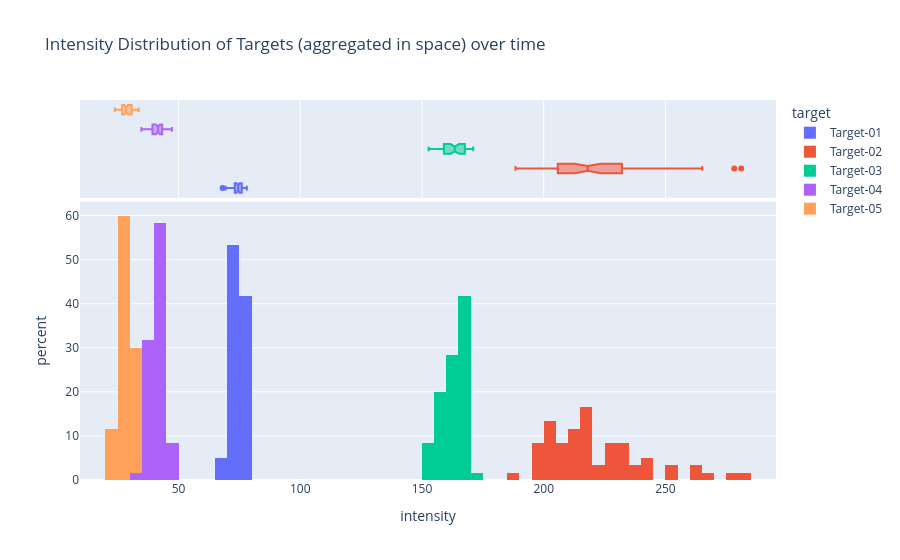

Write notebook code for a chart like this one.
### Markdown cell above
https://plotly.com/chart-studio-help/histogram/#normalizing-a-histogram

### Code cell
plot_data = subtarget_statistics.loc[:, pd.IndexSlice[:, "grey"]]
plot_data = plot_data.melt(value_name="intensity")

fig = px.histogram(
    plot_data,
    x="intensity",
    color="target",
    marginal="box",  # can be 'rug', `box`, `violin`
    hover_data=plot_data.columns,
    histfunc="count",  # can be "avg"
    nbins=100,
    histnorm="percent",  # '', 'percent', 'probability', 'density', 'probability density'
    title="Intensity Distribution of Targets (aggregated in space) over time",
    # log_y=True,
)
fig.show()

### Figure 1 — Plotly figure (JSON) as saved in the notebook; plotly's stock layout.template omitted (floating-point values rounded to 4 significant figures)
{"data": [{"bingroup": "x", "histfunc": "count", "histnorm": "percent", "hovertemplate": "target=Target-01<br>intensity=%{x}<br>percent=%{y}<extra></extra>", "legendgroup": "Target-01", "marker": {"color": "#636efa", "pattern": {"shape": ""}}, "name": "Target-01", "nbinsx": 100, "orientation": "v", "showlegend": true, "type": "histogram", "x": [73.03, 73.88, 75.99, 77.19, 77.07, 74.41, 77.3, 78.05, 75.15, 73.95, 72.94, 75.31, 76.1, 77.52, 77.13, 75.65, 76.21, 76.88, 74.48, 74.61, 74.29, 74.5, 74.07, 74.38, 77.29, 77.58, 74.96, 74.7, 75.99, 75.98, 75.43, 72.89, 74.09, 75.78, 73.84, 69.42, 72.06, 72.63, 70.67, 69.35, 70.85, 73.18, 73.58, 71.09, 70.03, 70.22, 70.84, 72.88, 73.89, 73.9, 74.54, 76.09, 75.16, 75.43, 76.23, 75.62, 73.39, 76.36, 74.3, 68.1], "xaxis": "x", "yaxis": "y"}, {"customdata": [["Target-01", "grey"], ["Target-01", "grey"], ["Target-01", "grey"], ["Target-01", "grey"], ["Target-01", "grey"], ["Target-01", "grey"], ["Target-01", "grey"], ["Target-01", "grey"], ["Target-01", "grey"], ["Target-01", "grey"], ["Target-01", "grey"], ["Target-01", "grey"], ["Target-01", "grey"], ["Target-01", "grey"], ["Target-01", "grey"], ["Target-01", "grey"], ["Target-01", "grey"], ["Target-01", "grey"], ["Target-01", "grey"], ["Target-01", "grey"], ["Target-01", "grey"], ["Target-01", "grey"], ["Target-01", "grey"], ["Target-01", "grey"], ["Target-01", "grey"], ["Target-01", "grey"], ["Target-01", "grey"], ["Target-01", "grey"], ["Target-01", "grey"], ["Target-01", "grey"], ["Target-01", "grey"], ["Target-01", "grey"], ["Target-01", "grey"], ["Target-01", "grey"], ["Target-01", "grey"], ["Target-01", "grey"], ["Target-01", "grey"], ["Target-01", "grey"], ["Target-01", "grey"], ["Target-01", "grey"], ["Target-01", "grey"], ["Target-01", "grey"], ["Target-01", "grey"], ["Target-01", "grey"], ["Target-01", "grey"], ["Target-01", "grey"], ["Target-01", "grey"], ["Target-01", "grey"], ["Target-01", "grey"], ["Target-01", "grey"], ["Target-01", "grey"], ["Target-01", "grey"], ["Target-01", "grey"], ["Target-01", "grey"], ["Target-01", "grey"], ["Target-01", "grey"], ["Target-01", "grey"], ["Target-01", "grey"], ["Target-01", "grey"], ["Target-01", "grey"]], "hovertemplate": "target=%{customdata[0]}<br>intensity=%{x}<br>color=%{customdata[1]}<extra></extra>", "legendgroup": "Target-01", "marker": {"color": "#636efa"}, "name": "Target-01", "notched": true, "showlegend": false, "type": "box", "x": [73.03, 73.88, 75.99, 77.19, 77.07, 74.41, 77.3, 78.05, 75.15, 73.95, 72.94, 75.31, 76.1, 77.52, 77.13, 75.65, 76.21, 76.88, 74.48, 74.61, 74.29, 74.5, 74.07, 74.38, 77.29, 77.58, 74.96, 74.7, 75.99, 75.98, 75.43, 72.89, 74.09, 75.78, 73.84, 69.42, 72.06, 72.63, 70.67, 69.35, 70.85, 73.18, 73.58, 71.09, 70.03, 70.22, 70.84, 72.88, 73.89, 73.9, 74.54, 76.09, 75.16, 75.43, 76.23, 75.62, 73.39, 76.36, 74.3, 68.1], "xaxis": "x2", "yaxis": "y2"}, {"bingroup": "x", "histfunc": "count", "histnorm": "percent", "hovertemplate": "target=Target-02<br>intensity=%{x}<br>percent=%{y}<extra></extra>", "legendgroup": "Target-02", "marker": {"color": "#EF553B", "pattern": {"shape": ""}}, "name": "Target-02", "nbinsx": 100, "orientation": "v", "showlegend": true, "type": "histogram", "x": [195.6, 200.4, 196.3, 202.0, 218.3, 211.2, 207.3, 209.2, 200.0, 196.0, 210.7, 218.6, 217.9, 218.1, 226.5, 231.9, 243.6, 219.7, 227.0, 225.7, 232.4, 241.4, 251.4, 251.5, 265.2, 261.0, 281.1, 278.3, 263.7, 231.3, 188.4, 198.7, 203.4, 201.5, 213.1, 202.8, 207.1, 219.8, 234.8, 229.3, 233.7, 237.5, 243.1, 228.0, 218.9, 202.6, 202.9, 204.2, 206.3, 205.3, 214.7, 211.4, 220.0, 236.4, 222.9, 210.0, 212.7, 216.5, 218.0, 215.8], "xaxis": "x", "yaxis": "y"}, {"customdata": [["Target-02", "grey"], ["Target-02", "grey"], ["Target-02", "grey"], ["Target-02", "grey"], ["Target-02", "grey"], ["Target-02", "grey"], ["Target-02", "grey"], ["Target-02", "grey"], ["Target-02", "grey"], ["Target-02", "grey"], ["Target-02", "grey"], ["Target-02", "grey"], ["Target-02", "grey"], ["Target-02", "grey"], ["Target-02", "grey"], ["Target-02", "grey"], ["Target-02", "grey"], ["Target-02", "grey"], ["Target-02", "grey"], ["Target-02", "grey"], ["Target-02", "grey"], ["Target-02", "grey"], ["Target-02", "grey"], ["Target-02", "grey"], ["Target-02", "grey"], ["Target-02", "grey"], ["Target-02", "grey"], ["Target-02", "grey"], ["Target-02", "grey"], ["Target-02", "grey"], ["Target-02", "grey"], ["Target-02", "grey"], ["Target-02", "grey"], ["Target-02", "grey"], ["Target-02", "grey"], ["Target-02", "grey"], ["Target-02", "grey"], ["Target-02", "grey"], ["Target-02", "grey"], ["Target-02", "grey"], ["Target-02", "grey"], ["Target-02", "grey"], ["Target-02", "grey"], ["Target-02", "grey"], ["Target-02", "grey"], ["Target-02", "grey"], ["Target-02", "grey"], ["Target-02", "grey"], ["Target-02", "grey"], ["Target-02", "grey"], ["Target-02", "grey"], ["Target-02", "grey"], ["Target-02", "grey"], ["Target-02", "grey"], ["Target-02", "grey"], ["Target-02", "grey"], ["Target-02", "grey"], ["Target-02", "grey"], ["Target-02", "grey"], ["Target-02", "grey"]], "hovertemplate": "target=%{customdata[0]}<br>intensity=%{x}<br>color=%{customdata[1]}<extra></extra>", "legendgroup": "Target-02", "marker": {"color": "#EF553B"}, "name": "Target-02", "notched": true, "showlegend": false, "type": "box", "x": [195.6, 200.4, 196.3, 202.0, 218.3, 211.2, 207.3, 209.2, 200.0, 196.0, 210.7, 218.6, 217.9, 218.1, 226.5, 231.9, 243.6, 219.7, 227.0, 225.7, 232.4, 241.4, 251.4, 251.5, 265.2, 261.0, 281.1, 278.3, 263.7, 231.3, 188.4, 198.7, 203.4, 201.5, 213.1, 202.8, 207.1, 219.8, 234.8, 229.3, 233.7, 237.5, 243.1, 228.0, 218.9, 202.6, 202.9, 204.2, 206.3, 205.3, 214.7, 211.4, 220.0, 236.4, 222.9, 210.0, 212.7, 216.5, 218.0, 215.8], "xaxis": "x2", "yaxis": "y2"}, {"bingroup": "x", "histfunc": "count", "histnorm": "percent", "hovertemplate": "target=Target-03<br>intensity=%{x}<br>percent=%{y}<extra></extra>", "legendgroup": "Target-03", "marker": {"color": "#00cc96", "pattern": {"shape": ""}}, "name": "Target-03", "nbinsx": 100, "orientation": "v", "showlegend": true, "type": "histogram", "x": [166.0, 167.1, 162.3, 163.2, 165.8, 162.6, 162.4, 159.0, 156.1, 154.3, 156.4, 153.7, 155.8, 163.0, 167.4, 169.2, 154.9, 155.0, 163.7, 167.6, 169.9, 169.7, 169.7, 169.1, 165.2, 169.9, 171.1, 167.8, 165.1, 161.4, 157.5, 160.5, 160.7, 152.7, 160.2, 158.6, 160.5, 163.8, 167.3, 158.3, 157.1, 156.1, 159.5, 163.9, 168.2, 162.6, 168.9, 159.0, 158.6, 165.8, 169.7, 167.5, 167.6, 168.2, 169.0, 164.9, 166.4, 168.2, 163.1, 162.0], "xaxis": "x", "yaxis": "y"}, {"customdata": [["Target-03", "grey"], ["Target-03", "grey"], ["Target-03", "grey"], ["Target-03", "grey"], ["Target-03", "grey"], ["Target-03", "grey"], ["Target-03", "grey"], ["Target-03", "grey"], ["Target-03", "grey"], ["Target-03", "grey"], ["Target-03", "grey"], ["Target-03", "grey"], ["Target-03", "grey"], ["Target-03", "grey"], ["Target-03", "grey"], ["Target-03", "grey"], ["Target-03", "grey"], ["Target-03", "grey"], ["Target-03", "grey"], ["Target-03", "grey"], ["Target-03", "grey"], ["Target-03", "grey"], ["Target-03", "grey"], ["Target-03", "grey"], ["Target-03", "grey"], ["Target-03", "grey"], ["Target-03", "grey"], ["Target-03", "grey"], ["Target-03", "grey"], ["Target-03", "grey"], ["Target-03", "grey"], ["Target-03", "grey"], ["Target-03", "grey"], ["Target-03", "grey"], ["Target-03", "grey"], ["Target-03", "grey"], ["Target-03", "grey"], ["Target-03", "grey"], ["Target-03", "grey"], ["Target-03", "grey"], ["Target-03", "grey"], ["Target-03", "grey"], ["Target-03", "grey"], ["Target-03", "grey"], ["Target-03", "grey"], ["Target-03", "grey"], ["Target-03", "grey"], ["Target-03", "grey"], ["Target-03", "grey"], ["Target-03", "grey"], ["Target-03", "grey"], ["Target-03", "grey"], ["Target-03", "grey"], ["Target-03", "grey"], ["Target-03", "grey"], ["Target-03", "grey"], ["Target-03", "grey"], ["Target-03", "grey"], ["Target-03", "grey"], ["Target-03", "grey"]], "hovertemplate": "target=%{customdata[0]}<br>intensity=%{x}<br>color=%{customdata[1]}<extra></extra>", "legendgroup": "Target-03", "marker": {"color": "#00cc96"}, "name": "Target-03", "notched": true, "showlegend": false, "type": "box", "x": [166.0, 167.1, 162.3, 163.2, 165.8, 162.6, 162.4, 159.0, 156.1, 154.3, 156.4, 153.7, 155.8, 163.0, 167.4, 169.2, 154.9, 155.0, 163.7, 167.6, 169.9, 169.7, 169.7, 169.1, 165.2, 169.9, 171.1, 167.8, 165.1, 161.4, 157.5, 160.5, 160.7, 152.7, 160.2, 158.6, 160.5, 163.8, 167.3, 158.3, 157.1, 156.1, 159.5, 163.9, 168.2, 162.6, 168.9, 159.0, 158.6, 165.8, 169.7, 167.5, 167.6, 168.2, 169.0, 164.9, 166.4, 168.2, 163.1, 162.0], "xaxis": "x2", "yaxis": "y2"}, {"bingroup": "x", "histfunc": "count", "histnorm": "percent", "hovertemplate": "target=Target-04<br>intensity=%{x}<br>percent=%{y}<extra></extra>", "legendgroup": "Target-04", "marker": {"color": "#ab63fa", "pattern": {"shape": ""}}, "name": "Target-04", "nbinsx": 100, "orientation": "v", "showlegend": true, "type": "histogram", "x": [44.79, 45.51, 42.73, 45.81, 42.68, 43.48, 40.37, 41.21, 41.31, 39.82, 43.1, 40.35, 41.72, 44.67, 44.51, 44.79, 40.79, 42.62, 44.25, 47.27, 43.72, 45.49, 43.98, 45.26, 41.83, 43.17, 42.4, 43.39, 38.38, 38.06, 34.74, 35.76, 36.58, 36.02, 38.55, 38.95, 40.14, 39.48, 40.17, 42.11, 38.58, 37.38, 38.46, 38.67, 39.31, 37.34, 39.29, 39.44, 40.18, 41.7, 42.45, 41.94, 42.84, 42.84, 42.66, 41.51, 41.12, 39.01, 43.61, 39.97], "xaxis": "x", "yaxis": "y"}, {"customdata": [["Target-04", "grey"], ["Target-04", "grey"], ["Target-04", "grey"], ["Target-04", "grey"], ["Target-04", "grey"], ["Target-04", "grey"], ["Target-04", "grey"], ["Target-04", "grey"], ["Target-04", "grey"], ["Target-04", "grey"], ["Target-04", "grey"], ["Target-04", "grey"], ["Target-04", "grey"], ["Target-04", "grey"], ["Target-04", "grey"], ["Target-04", "grey"], ["Target-04", "grey"], ["Target-04", "grey"], ["Target-04", "grey"], ["Target-04", "grey"], ["Target-04", "grey"], ["Target-04", "grey"], ["Target-04", "grey"], ["Target-04", "grey"], ["Target-04", "grey"], ["Target-04", "grey"], ["Target-04", "grey"], ["Target-04", "grey"], ["Target-04", "grey"], ["Target-04", "grey"], ["Target-04", "grey"], ["Target-04", "grey"], ["Target-04", "grey"], ["Target-04", "grey"], ["Target-04", "grey"], ["Target-04", "grey"], ["Target-04", "grey"], ["Target-04", "grey"], ["Target-04", "grey"], ["Target-04", "grey"], ["Target-04", "grey"], ["Target-04", "grey"], ["Target-04", "grey"], ["Target-04", "grey"], ["Target-04", "grey"], ["Target-04", "grey"], ["Target-04", "grey"], ["Target-04", "grey"], ["Target-04", "grey"], ["Target-04", "grey"], ["Target-04", "grey"], ["Target-04", "grey"], ["Target-04", "grey"], ["Target-04", "grey"], ["Target-04", "grey"], ["Target-04", "grey"], ["Target-04", "grey"], ["Target-04", "grey"], ["Target-04", "grey"], ["Target-04", "grey"]], "hovertemplate": "target=%{customdata[0]}<br>intensity=%{x}<br>color=%{customdata[1]}<extra></extra>", "legendgroup": "Target-04", "marker": {"color": "#ab63fa"}, "name": "Target-04", "notched": true, "showlegend": false, "type": "box", "x": [44.79, 45.51, 42.73, 45.81, 42.68, 43.48, 40.37, 41.21, 41.31, 39.82, 43.1, 40.35, 41.72, 44.67, 44.51, 44.79, 40.79, 42.62, 44.25, 47.27, 43.72, 45.49, 43.98, 45.26, 41.83, 43.17, 42.4, 43.39, 38.38, 38.06, 34.74, 35.76, 36.58, 36.02, 38.55, 38.95, 40.14, 39.48, 40.17, 42.11, 38.58, 37.38, 38.46, 38.67, 39.31, 37.34, 39.29, 39.44, 40.18, 41.7, 42.45, 41.94, 42.84, 42.84, 42.66, 41.51, 41.12, 39.01, 43.61, 39.97], "xaxis": "x2", "yaxis": "y2"}, {"bingroup": "x", "histfunc": "count", "histnorm": "percent", "hovertemplate": "target=Target-05<br>intensity=%{x}<br>percent=%{y}<extra></extra>", "legendgroup": "Target-05", "marker": {"color": "#FFA15A", "pattern": {"shape": ""}}, "name": "Target-05", "nbinsx": 100, "orientation": "v", "showlegend": true, "type": "histogram", "x": [24.22, 26.58, 24.62, 24.97, 26.44, 26.3, 25.89, 28.91, 27.76, 24.08, 27.48, 24.54, 28.69, 30.66, 28.16, 31.93, 27.92, 27.29, 31.02, 28.38, 28.32, 28.66, 28.69, 31.98, 30.84, 30.9, 32.15, 27.52, 28.95, 28.72, 26.44, 24.03, 23.83, 26.94, 25.55, 29.56, 26.17, 26.75, 28.11, 31.01, 27.92, 31.02, 31.96, 32.16, 28.17, 30.69, 27.43, 27.65, 31.43, 28.87, 29.24, 32.83, 33.61, 29.83, 29.9, 32.45, 31.38, 29.82, 28.79, 28.33], "xaxis": "x", "yaxis": "y"}, {"customdata": [["Target-05", "grey"], ["Target-05", "grey"], ["Target-05", "grey"], ["Target-05", "grey"], ["Target-05", "grey"], ["Target-05", "grey"], ["Target-05", "grey"], ["Target-05", "grey"], ["Target-05", "grey"], ["Target-05", "grey"], ["Target-05", "grey"], ["Target-05", "grey"], ["Target-05", "grey"], ["Target-05", "grey"], ["Target-05", "grey"], ["Target-05", "grey"], ["Target-05", "grey"], ["Target-05", "grey"], ["Target-05", "grey"], ["Target-05", "grey"], ["Target-05", "grey"], ["Target-05", "grey"], ["Target-05", "grey"], ["Target-05", "grey"], ["Target-05", "grey"], ["Target-05", "grey"], ["Target-05", "grey"], ["Target-05", "grey"], ["Target-05", "grey"], ["Target-05", "grey"], ["Target-05", "grey"], ["Target-05", "grey"], ["Target-05", "grey"], ["Target-05", "grey"], ["Target-05", "grey"], ["Target-05", "grey"], ["Target-05", "grey"], ["Target-05", "grey"], ["Target-05", "grey"], ["Target-05", "grey"], ["Target-05", "grey"], ["Target-05", "grey"], ["Target-05", "grey"], ["Target-05", "grey"], ["Target-05", "grey"], ["Target-05", "grey"], ["Target-05", "grey"], ["Target-05", "grey"], ["Target-05", "grey"], ["Target-05", "grey"], ["Target-05", "grey"], ["Target-05", "grey"], ["Target-05", "grey"], ["Target-05", "grey"], ["Target-05", "grey"], ["Target-05", "grey"], ["Target-05", "grey"], ["Target-05", "grey"], ["Target-05", "grey"], ["Target-05", "grey"]], "hovertemplate": "target=%{customdata[0]}<br>intensity=%{x}<br>color=%{customdata[1]}<extra></extra>", "legendgroup": "Target-05", "marker": {"color": "#FFA15A"}, "name": "Target-05", "notched": true, "showlegend": false, "type": "box", "x": [24.22, 26.58, 24.62, 24.97, 26.44, 26.3, 25.89, 28.91, 27.76, 24.08, 27.48, 24.54, 28.69, 30.66, 28.16, 31.93, 27.92, 27.29, 31.02, 28.38, 28.32, 28.66, 28.69, 31.98, 30.84, 30.9, 32.15, 27.52, 28.95, 28.72, 26.44, 24.03, 23.83, 26.94, 25.55, 29.56, 26.17, 26.75, 28.11, 31.01, 27.92, 31.02, 31.96, 32.16, 28.17, 30.69, 27.43, 27.65, 31.43, 28.87, 29.24, 32.83, 33.61, 29.83, 29.9, 32.45, 31.38, 29.82, 28.79, 28.33], "xaxis": "x2", "yaxis": "y2"}], "layout": {"barmode": "relative", "legend": {"title": {"text": "target"}, "tracegroupgap": 0}, "title": {"text": "Intensity Distribution of Targets (aggregated in space) over time"}, "xaxis": {"anchor": "y", "domain": [0.0, 1.0], "title": {"text": "intensity"}}, "xaxis2": {"anchor": "y2", "domain": [0.0, 1.0], "matches": "x", "showgrid": true, "showticklabels": false}, "yaxis": {"anchor": "x", "domain": [0.0, 0.7326], "title": {"text": "percent"}}, "yaxis2": {"anchor": "x2", "domain": [0.7426, 1.0], "matches": "y2", "showgrid": false, "showline": false, "showticklabels": false, "ticks": ""}}}
